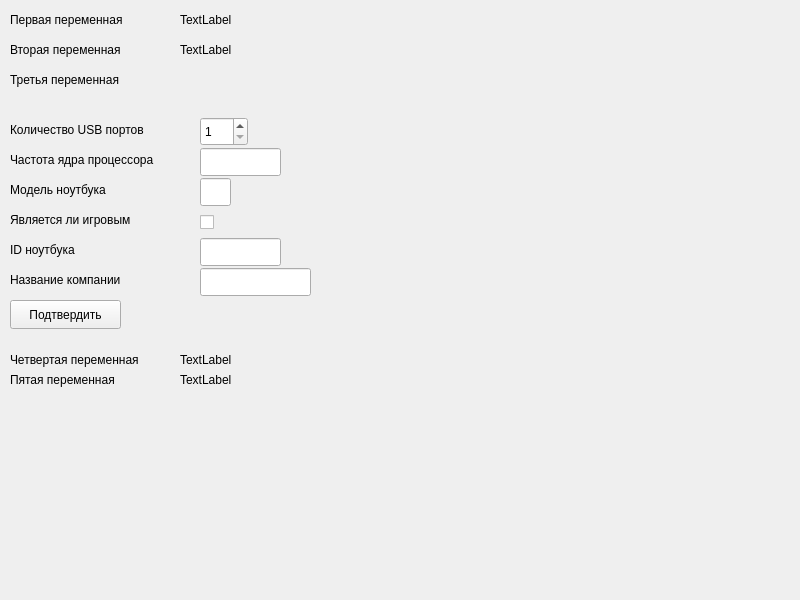
<?xml version="1.0" encoding="UTF-8"?>
<ui version="4.0">
 <class>Widget</class>
 <widget class="QWidget" name="Widget">
  <property name="geometry">
   <rect>
    <x>0</x>
    <y>0</y>
    <width>800</width>
    <height>600</height>
   </rect>
  </property>
  <property name="windowTitle">
   <string>Widget</string>
  </property>
  <widget class="QLabel" name="label">
   <property name="geometry">
    <rect>
     <x>10</x>
     <y>10</y>
     <width>151</width>
     <height>20</height>
    </rect>
   </property>
   <property name="text">
    <string>Первая переменная</string>
   </property>
  </widget>
  <widget class="QLabel" name="label_2">
   <property name="geometry">
    <rect>
     <x>10</x>
     <y>40</y>
     <width>141</width>
     <height>20</height>
    </rect>
   </property>
   <property name="text">
    <string>Вторая переменная</string>
   </property>
  </widget>
  <widget class="QLabel" name="label_3">
   <property name="geometry">
    <rect>
     <x>180</x>
     <y>10</y>
     <width>551</width>
     <height>20</height>
    </rect>
   </property>
   <property name="text">
    <string>TextLabel</string>
   </property>
  </widget>
  <widget class="QLabel" name="label_4">
   <property name="geometry">
    <rect>
     <x>180</x>
     <y>40</y>
     <width>551</width>
     <height>20</height>
    </rect>
   </property>
   <property name="text">
    <string>TextLabel</string>
   </property>
  </widget>
  <widget class="QLabel" name="label_5">
   <property name="geometry">
    <rect>
     <x>10</x>
     <y>70</y>
     <width>141</width>
     <height>20</height>
    </rect>
   </property>
   <property name="text">
    <string>Третья переменная</string>
   </property>
  </widget>
  <widget class="QLabel" name="label_6">
   <property name="geometry">
    <rect>
     <x>180</x>
     <y>70</y>
     <width>551</width>
     <height>20</height>
    </rect>
   </property>
   <property name="text">
    <string/>
   </property>
  </widget>
  <widget class="QLabel" name="label_7">
   <property name="geometry">
    <rect>
     <x>10</x>
     <y>120</y>
     <width>171</width>
     <height>20</height>
    </rect>
   </property>
   <property name="text">
    <string>Количество USB портов</string>
   </property>
  </widget>
  <widget class="QLabel" name="label_8">
   <property name="geometry">
    <rect>
     <x>10</x>
     <y>150</y>
     <width>181</width>
     <height>20</height>
    </rect>
   </property>
   <property name="text">
    <string>Частота ядра процессора</string>
   </property>
  </widget>
  <widget class="QLabel" name="label_9">
   <property name="geometry">
    <rect>
     <x>10</x>
     <y>210</y>
     <width>151</width>
     <height>20</height>
    </rect>
   </property>
   <property name="text">
    <string>Является ли игровым</string>
   </property>
  </widget>
  <widget class="QLabel" name="label_10">
   <property name="geometry">
    <rect>
     <x>10</x>
     <y>180</y>
     <width>121</width>
     <height>20</height>
    </rect>
   </property>
   <property name="text">
    <string>Модель ноутбука</string>
   </property>
  </widget>
  <widget class="QLabel" name="label_11">
   <property name="geometry">
    <rect>
     <x>10</x>
     <y>240</y>
     <width>91</width>
     <height>20</height>
    </rect>
   </property>
   <property name="text">
    <string>ID ноутбука</string>
   </property>
  </widget>
  <widget class="QLabel" name="label_12">
   <property name="geometry">
    <rect>
     <x>10</x>
     <y>270</y>
     <width>151</width>
     <height>20</height>
    </rect>
   </property>
   <property name="text">
    <string>Название компании</string>
   </property>
  </widget>
  <widget class="QPushButton" name="pushButton">
   <property name="geometry">
    <rect>
     <x>10</x>
     <y>300</y>
     <width>111</width>
     <height>29</height>
    </rect>
   </property>
   <property name="text">
    <string>Подтвердить</string>
   </property>
  </widget>
  <widget class="QSpinBox" name="spinBox">
   <property name="geometry">
    <rect>
     <x>200</x>
     <y>117</y>
     <width>48</width>
     <height>29</height>
    </rect>
   </property>
   <property name="minimum">
    <number>1</number>
   </property>
   <property name="maximum">
    <number>5</number>
   </property>
  </widget>
  <widget class="QLineEdit" name="lineEdit">
   <property name="geometry">
    <rect>
     <x>200</x>
     <y>148</y>
     <width>81</width>
     <height>28</height>
    </rect>
   </property>
  </widget>
  <widget class="QLineEdit" name="lineEdit_2">
   <property name="geometry">
    <rect>
     <x>200</x>
     <y>178</y>
     <width>31</width>
     <height>28</height>
    </rect>
   </property>
  </widget>
  <widget class="QCheckBox" name="checkBox">
   <property name="geometry">
    <rect>
     <x>200</x>
     <y>209</y>
     <width>21</width>
     <height>26</height>
    </rect>
   </property>
   <property name="text">
    <string/>
   </property>
  </widget>
  <widget class="QLineEdit" name="lineEdit_3">
   <property name="geometry">
    <rect>
     <x>200</x>
     <y>238</y>
     <width>81</width>
     <height>28</height>
    </rect>
   </property>
  </widget>
  <widget class="QLineEdit" name="lineEdit_4">
   <property name="geometry">
    <rect>
     <x>200</x>
     <y>268</y>
     <width>111</width>
     <height>28</height>
    </rect>
   </property>
  </widget>
  <widget class="QLabel" name="label_13">
   <property name="geometry">
    <rect>
     <x>390</x>
     <y>200</y>
     <width>151</width>
     <height>20</height>
    </rect>
   </property>
   <property name="text">
    <string/>
   </property>
  </widget>
  <widget class="QLabel" name="label_14">
   <property name="geometry">
    <rect>
     <x>10</x>
     <y>350</y>
     <width>161</width>
     <height>20</height>
    </rect>
   </property>
   <property name="text">
    <string>Четвертая переменная</string>
   </property>
  </widget>
  <widget class="QLabel" name="label_15">
   <property name="geometry">
    <rect>
     <x>180</x>
     <y>350</y>
     <width>551</width>
     <height>20</height>
    </rect>
   </property>
   <property name="text">
    <string>TextLabel</string>
   </property>
  </widget>
  <widget class="QLabel" name="label_16">
   <property name="geometry">
    <rect>
     <x>180</x>
     <y>370</y>
     <width>551</width>
     <height>20</height>
    </rect>
   </property>
   <property name="text">
    <string>TextLabel</string>
   </property>
  </widget>
  <widget class="QLabel" name="label_17">
   <property name="geometry">
    <rect>
     <x>10</x>
     <y>370</y>
     <width>161</width>
     <height>20</height>
    </rect>
   </property>
   <property name="text">
    <string>Пятая переменная</string>
   </property>
  </widget>
 </widget>
 <resources/>
 <connections/>
</ui>
